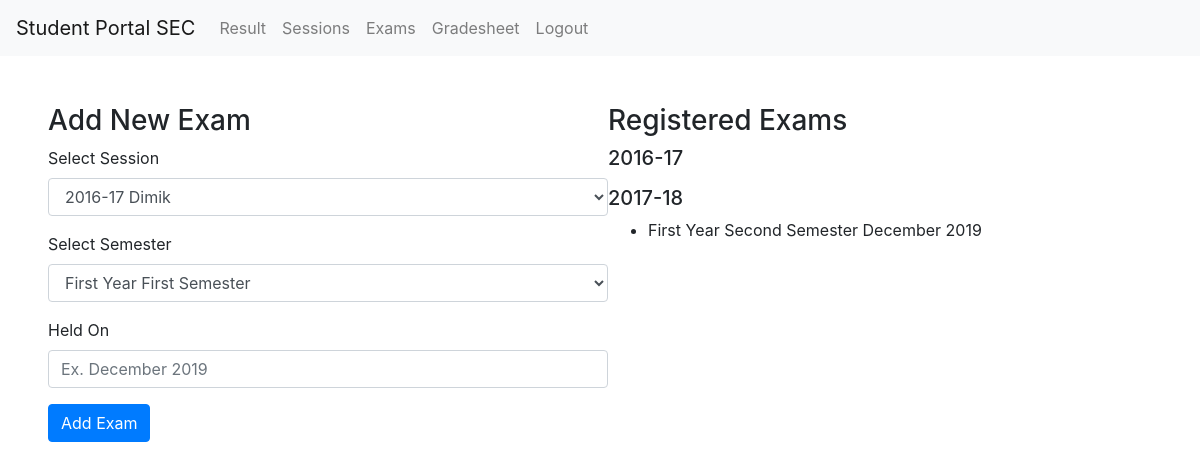
The page /add_exam/ (signed in) on the database as committed earlier.
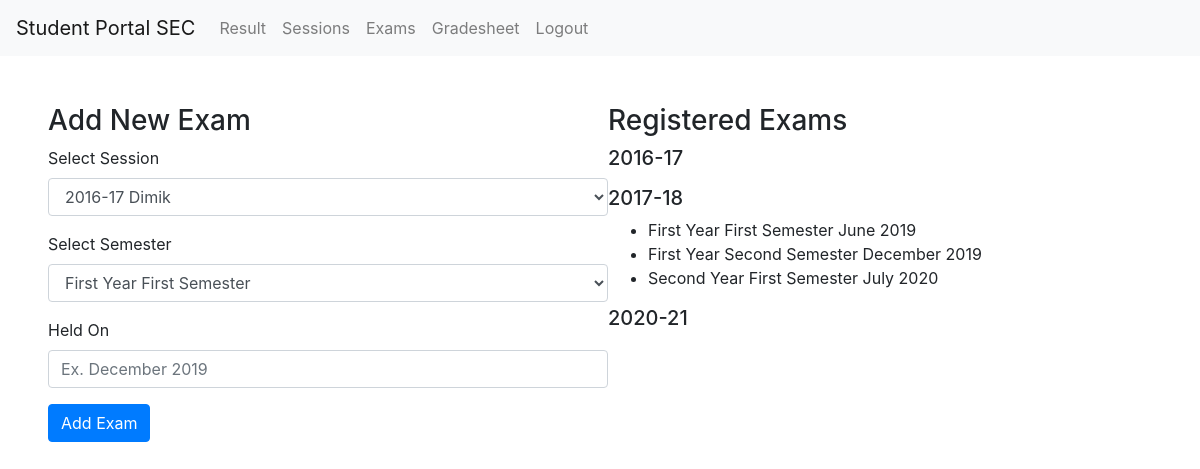
The same page on the database as committed later.
### student_result/models.py (models this page shows)
class Session(models.Model):
    created_at = models.DateTimeField(auto_now_add=True)
    year = models.CharField(max_length=10)
    name = models.CharField(max_length=20)
    courses = models.TextField()
    def __str__(self):
        return(f"{self.year} {self.name}")

class Exam(models.Model):
    created_at = models.DateTimeField(auto_now_add=True)
    session = models.ForeignKey(Session, null=True, on_delete=models.CASCADE)
    semester = models.ForeignKey(Semester, null=True, on_delete=models.CASCADE)
    held = models.CharField(max_length=20)
    def __str__(self):
        return(f"{self.semester} {self.held}")

class Semester(models.Model):
    created_at = models.DateTimeField(auto_now_add=True)
    name = models.CharField(max_length=50)
    def __str__(self):
        return(self.name)

### student_result/views.py (the view, shortened to what this page needs)
# urls.py: path('add_exam/', views.add_exam, name='add_exam'),
def add_exam(request):
    if request.user.is_authenticated and request.user.is_superuser:
        session_obj = Session.objects.all()
        semester_obj = Semester.objects.all()
        exam_list = []
        for i in session_obj:
            exam_obj = Exam.objects.filter(session=i)
            exam_indi = {}
            exam_indi['session'] = i.year
            exlist = []
            for j in exam_obj:
                exlist.append(j)
            exam_indi['exams'] = exlist
            exam_list.append(exam_indi)
        context = {}
        context['sessions'] = session_obj
        context['semesters'] = semester_obj
        context['exam_list'] = exam_list
        return render(request, 'add_exam.html', context)
    else:
        messages.error(request, "You must be a teacher")
        return redirect('home')

### student_result/templates/add_exam.html (shortened to what this page needs)
{% extends 'base.html' %}
{% block content %}
    <div style="display: grid; grid-template-columns: 1fr 1fr;">
        <div style="width: 35em;">
            <h3>Add New Exam</h3>
            <form method='POST' action="">
                <div class="form-group">
                    <label for="session">Select Session</label>
                    <select class="form-control" id="session" name="session">
                        {% for session in sessions %}
                            <option value="{{ session.id }}">{{ session }}</option>
                        {% endfor %}
                    </select>
                </div>
                <div class="form-group">
                    <label for="semester">Select Semester</label>
                    <select class="form-control" id="semester" name="semester">
                        {% for semester in semesters %}
                            <option value="{{ semester.id }}">{{ semester }}</option>
                        {% endfor %}
                    </select>
                </div>
                <div class="form-group">
                    <label for="held">Held On</label>
                    <input type="text" name="held" class="form-control" id="held" placeholder="Ex. December 2019">
                </div>
                <button type="submit" class="btn btn-primary">Add Exam</button>
            </form>
        </div>
        <div>
        <h3>Registered Exams</h3>
        {% for i in exam_list %}
            <h5>{{ i.session }}</h5>
            <ul>
                {% for j in i.exams %}
                    <li>{{ j }}</li>
                {% endfor %}
            </ul>
        {% endfor %}
        </div>
    </div>
{% endblock content %}

Rows that differ between the two databases and show on the page:
added Exam: semester+held "First Year First Semester June 2019"
added Exam: semester+held "Second Year First Semester July 2020"
added Session: session "2020-21"
